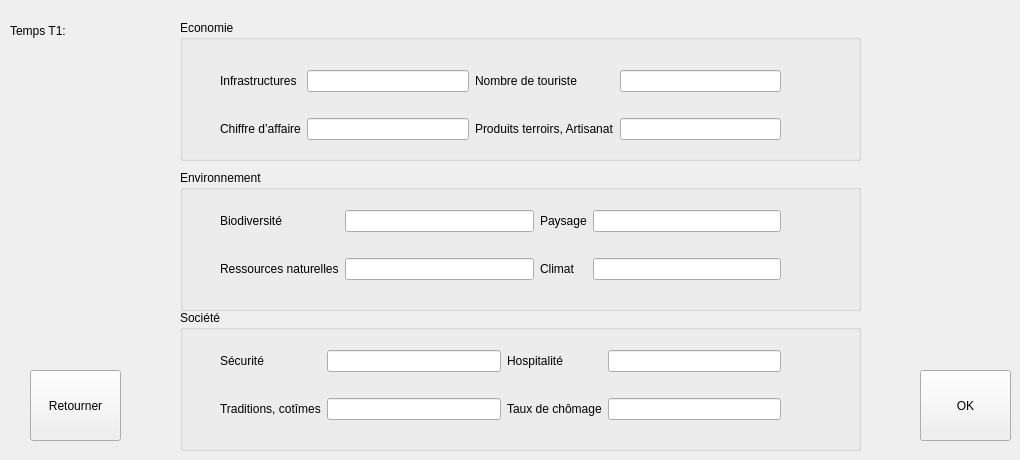
   <widget class="QWidget" name="page_2">
    <widget class="QGroupBox" name="groupBox">
     <property name="geometry">
      <rect>
       <x>180</x>
       <y>20</y>
       <width>681</width>
       <height>141</height>
      </rect>
     </property>
     <property name="title">
      <string>Economie</string>
     </property>
     <widget class="QWidget" name="layoutWidget">
      <property name="geometry">
       <rect>
        <x>40</x>
        <y>30</y>
        <width>561</width>
        <height>111</height>
       </rect>
      </property>
      <layout class="QGridLayout" name="gridLayout_6">
       <item row="0" column="1">
        <widget class="QLineEdit" name="p1Time1Eco"/>
       </item>
       <item row="0" column="0">
        <widget class="QLabel" name="label_23">
         <property name="text">
          <string>Infrastructures</string>
         </property>
        </widget>
       </item>
       <item row="1" column="1">
        <widget class="QLineEdit" name="p2Time1Eco"/>
       </item>
       <item row="1" column="0">
        <widget class="QLabel" name="label_24">
         <property name="text">
          <string>Chiffre d’affaire</string>
         </property>
        </widget>
       </item>
       <item row="0" column="4">
        <widget class="QLineEdit" name="p3Time1Eco"/>
       </item>
       <item row="0" column="3">
        <widget class="QLabel" name="label_26">
         <property name="text">
          <string>Nombre de touriste</string>
         </property>
        </widget>
       </item>
       <item row="1" column="3">
        <layout class="QHBoxLayout" name="horizontalLayout_5">
         <item>
          <widget class="QLabel" name="label_25">
           <property name="text">
            <string>Produits terroirs, Artisanat</string>
           </property>
          </widget>
         </item>
        </layout>
       </item>
       <item row="1" column="4">
        <widget class="QLineEdit" name="p4Time1Eco"/>
       </item>
      </layout>
     </widget>
    </widget>
    <widget class="QGroupBox" name="groupBox_2">
     <property name="geometry">
      <rect>
       <x>180</x>
       <y>170</y>
       <width>681</width>
       <height>141</height>
      </rect>
     </property>
     <property name="title">
      <string>Environnement</string>
     </property>
     <widget class="QWidget" name="layoutWidget_5">
      <property name="geometry">
       <rect>
        <x>40</x>
        <y>20</y>
        <width>561</width>
        <height>111</height>
       </rect>
      </property>
      <layout class="QGridLayout" name="gridLayout_7">
       <item row="0" column="1">
        <widget class="QLineEdit" name="p1Time1Envi"/>
       </item>
       <item row="0" column="0">
        <widget class="QLabel" name="label_27">
         <property name="text">
          <string>Biodiversité</string>
         </property>
        </widget>
       </item>
       <item row="1" column="1">
        <widget class="QLineEdit" name="p2Time1Envi"/>
       </item>
       <item row="1" column="0">
        <widget class="QLabel" name="label_28">
         <property name="text">
          <string>Ressources naturelles</string>
         </property>
        </widget>
       </item>
       <item row="0" column="4">
        <widget class="QLineEdit" name="p3Time1Envi"/>
       </item>
       <item row="0" column="3">
        <widget class="QLabel" name="label_29">
         <property name="text">
          <string>Paysage</string>
         </property>
        </widget>
       </item>
       <item row="1" column="3">
        <layout class="QHBoxLayout" name="horizontalLayout_6">
         <item>
          <widget class="QLabel" name="label_30">
           <property name="text">
            <string>Climat</string>
           </property>
          </widget>
         </item>
        </layout>
       </item>
       <item row="1" column="4">
        <widget class="QLineEdit" name="p4Time1Envi"/>
       </item>
      </layout>
     </widget>
    </widget>
    <widget class="QGroupBox" name="groupBox_3">
     <property name="geometry">
      <rect>
       <x>180</x>
       <y>310</y>
       <width>681</width>
       <height>141</height>
      </rect>
     </property>
     <property name="title">
      <string>Société</string>
     </property>
     <widget class="QWidget" name="layoutWidget_6">
      <property name="geometry">
       <rect>
        <x>40</x>
        <y>20</y>
        <width>561</width>
        <height>111</height>
       </rect>
      </property>
      <layout class="QGridLayout" name="gridLayout_8">
       <item row="0" column="1">
        <widget class="QLineEdit" name="p1Time1Soc"/>
       </item>
       <item row="0" column="0">
        <widget class="QLabel" name="label_31">
         <property name="text">
          <string>Sécurité</string>
         </property>
        </widget>
       </item>
       <item row="1" column="1">
        <widget class="QLineEdit" name="p2Time1Soc"/>
       </item>
       <item row="1" column="0">
        <widget class="QLabel" name="label_32">
         <property name="text">
          <string>Traditions, cotîmes</string>
         </property>
        </widget>
       </item>
       <item row="0" column="4">
        <widget class="QLineEdit" name="p3Time1Soc"/>
       </item>
       <item row="0" column="3">
        <widget class="QLabel" name="label_33">
         <property name="text">
          <string>Hospitalité</string>
         </property>
        </widget>
       </item>
       <item row="1" column="3">
        <layout class="QHBoxLayout" name="horizontalLayout_7">
         <item>
          <widget class="QLabel" name="label_34">
           <property name="text">
            <string>Taux de chômage</string>
           </property>
          </widget>
         </item>
        </layout>
       </item>
       <item row="1" column="4">
        <widget class="QLineEdit" name="p4Time1Soc"/>
       </item>
      </layout>
     </widget>
    </widget>
    <widget class="QPushButton" name="okButtonPage2">
     <property name="geometry">
      <rect>
       <x>920</x>
       <y>370</y>
       <width>91</width>
       <height>71</height>
      </rect>
     </property>
     <property name="text">
      <string>OK</string>
     </property>
    </widget>
    <widget class="QPushButton" name="returnButtonPage2">
     <property name="geometry">
      <rect>
       <x>30</x>
       <y>370</y>
       <width>91</width>
       <height>71</height>
      </rect>
     </property>
     <property name="text">
      <string>Retourner</string>
     </property>
    </widget>
    <widget class="QLabel" name="label_22">
     <property name="geometry">
      <rect>
       <x>10</x>
       <y>10</y>
       <width>131</width>
       <height>41</height>
      </rect>
     </property>
     <property name="text">
      <string>Temps T1:</string>
     </property>
    </widget>
   </widget>
